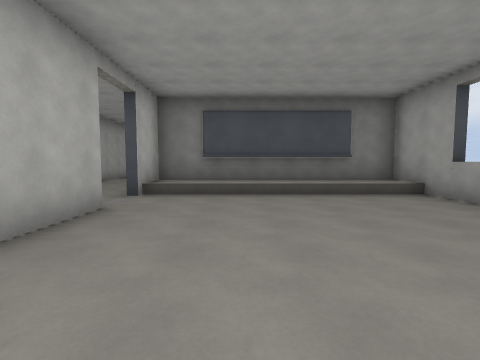
View 1 (above)

20 first-person views from a walk through a level from a Godot 3-D game. The camera is 1.5 m above the floor, tilts 4° down and sees 85° across. The floor is counted in squares, 2 m on a side. Each view is taken from the middle of a square. On the plan, view 1 faces up. The plan holds only what a view shows up to about 9 squares ahead; the rest is blank. The place goes on beyond the plan. Surface patterns are stand-ins for the level's own textures.

View 2
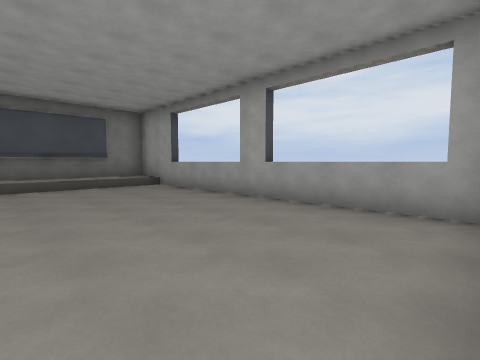

View 3
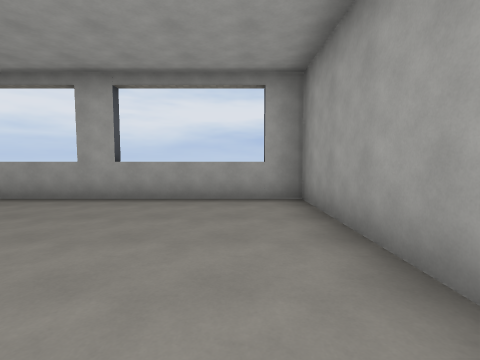

View 4
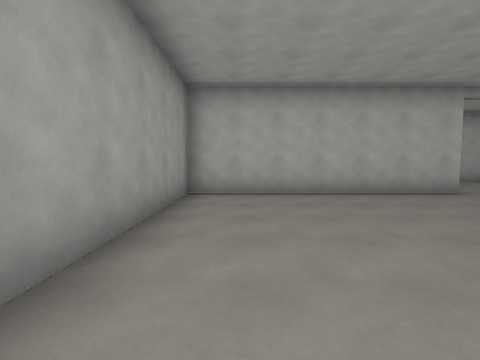

View 5
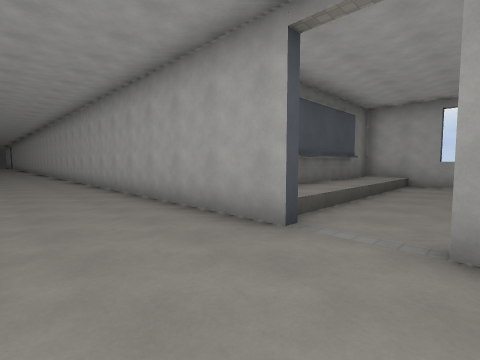

View 6
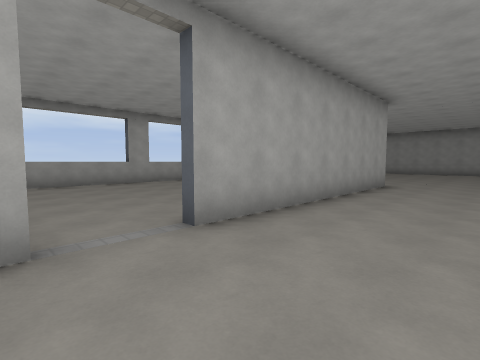

View 7
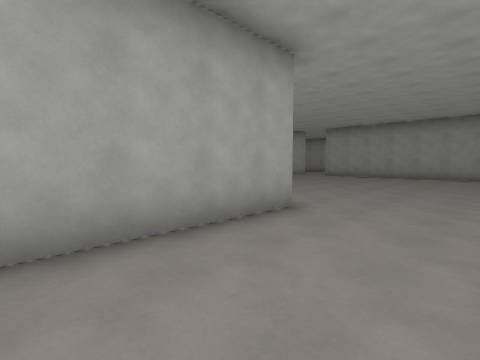

View 8
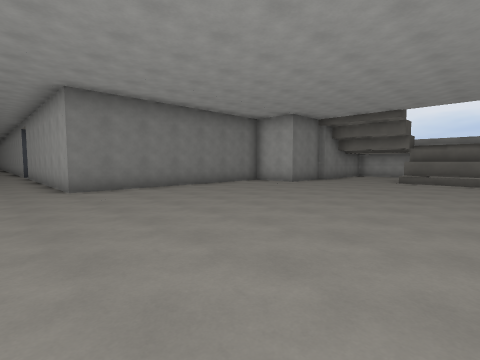

View 9
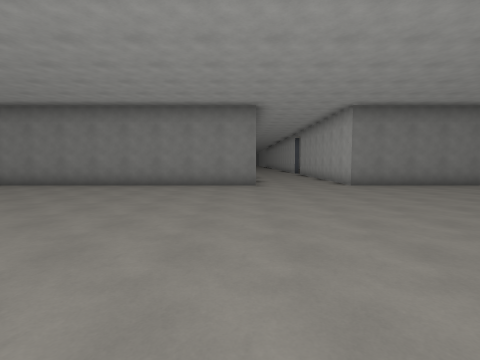

View 10
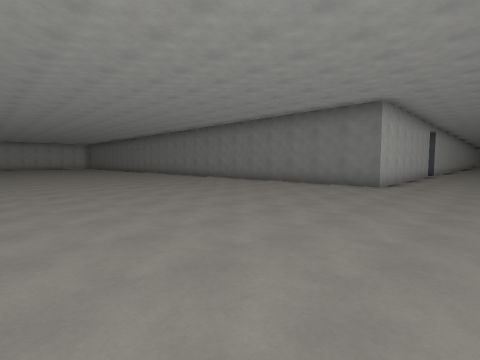

View 11
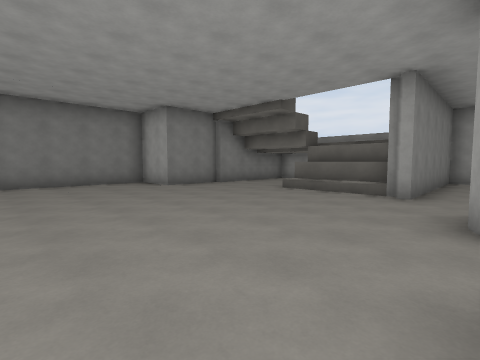

View 12
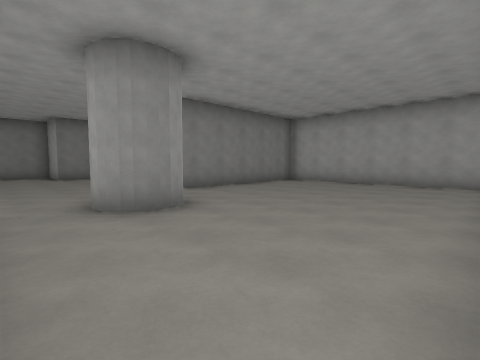

View 13
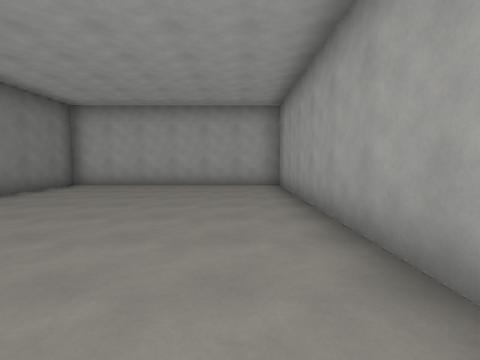

View 14
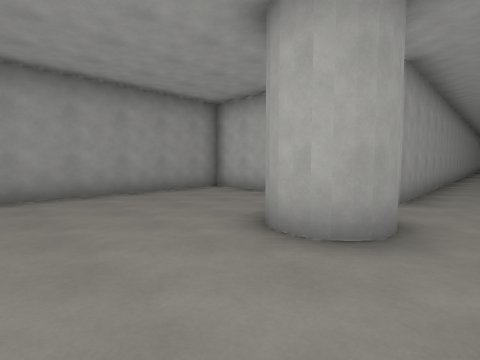

View 15
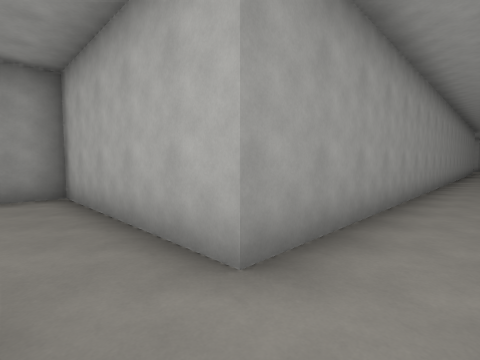

View 16
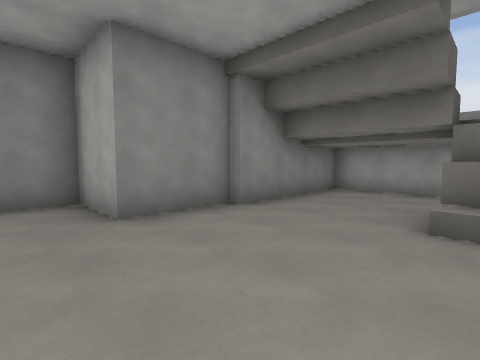

View 17
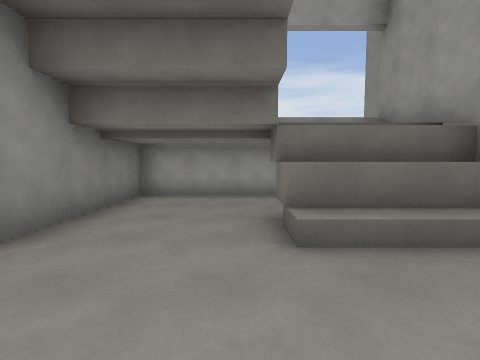

View 18
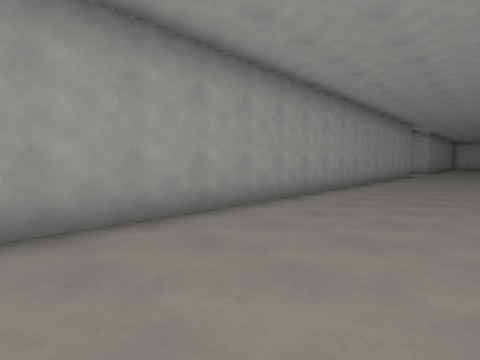

View 19
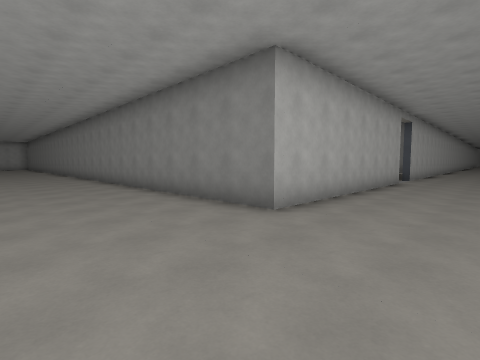

View 20
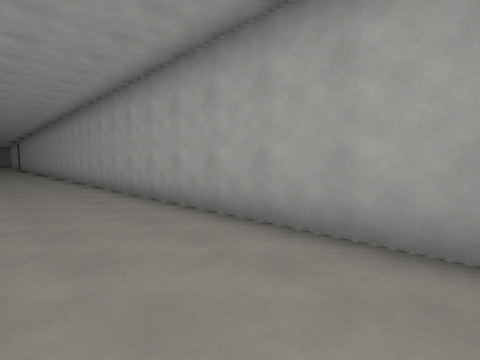

### Floor plan
Points are (right, up) in squares from view 1. A wall is a line through its corners. A room is listed if a view was taken in it or the views show most of it. See-through windows are left out.
Room 1 (views 1, 2, 3, 4)
walls: (-2.2, 4.4) (-2.2, -2.2) (4.3, -2.2) (4.3, 7.2) (-2.2, 7.2) (-2.2, 5.8); (3, 7) (-1, 7)
ways out: opening at (-2, 5) to room 2
Room 2 (views 5, 6, 7, 8, 9, 10, 11, 12, 13, 14, 15, 16, 17, 18, 19, 20)
walls: (6.4, -4.5) (4.3, -4.5) (4.3, -2.8) (-2.5, -2.8) (-2.5, 4.2); (6.5, -7.5) (8.4, -7.5); (-5.5, 4.2) (-5.5, -2.8) (-13.5, -2.8); (-2.5, 5.6) (-2.5, 21.2); (6.3, -10.5) (6.3, -9.5); (6.9, -10.1) (6.9, -7.5); (7.6, -10.2) (7.6, -7.5); (10, -7.9) (10, -4.8) (6.2, -4.8); (-12.5, -12.2) (1.7, -12.2) (1.7, -17.2) (11.3, -17.2) (11.3, -10.8) (6, -10.8)
ways out: opening at (-2, 5) to room 1
objects: pillar (4, -13) to (4, -12)

Where each view was taken, in squares from view 1:
view 1: 0 up, 0 right, facing up
view 2: 2 down, 0 right, facing up-right
view 3: 1 down, 1 left, facing right
view 4: 1 down, 4 right, facing left
view 5: 4 up, 5 left, facing up-right
view 6: 6 up, 5 left, facing down-right
view 7: 1 up, 5 left, facing down-right
view 8: 10 down, 4 left, facing up-right
view 9: 11 down, 6 left, facing up
view 10: 11 down, 3 left, facing up-left
view 11: 12 down, 0 right, facing up-right
view 12: 17 down, 2 right, facing up-right
view 13: 16 down, 3 right, facing right
view 14: 11 down, 7 right, facing down-left
view 15: 11 down, 3 right, facing down-left
view 16: 8 down, 3 right, facing up-right
view 17: 7 down, 4 right, facing right
view 18: 9 down, 3 left, facing down-left
view 19: 6 down, 3 left, facing up-left
view 20: 11 up, 5 left, facing up-right
